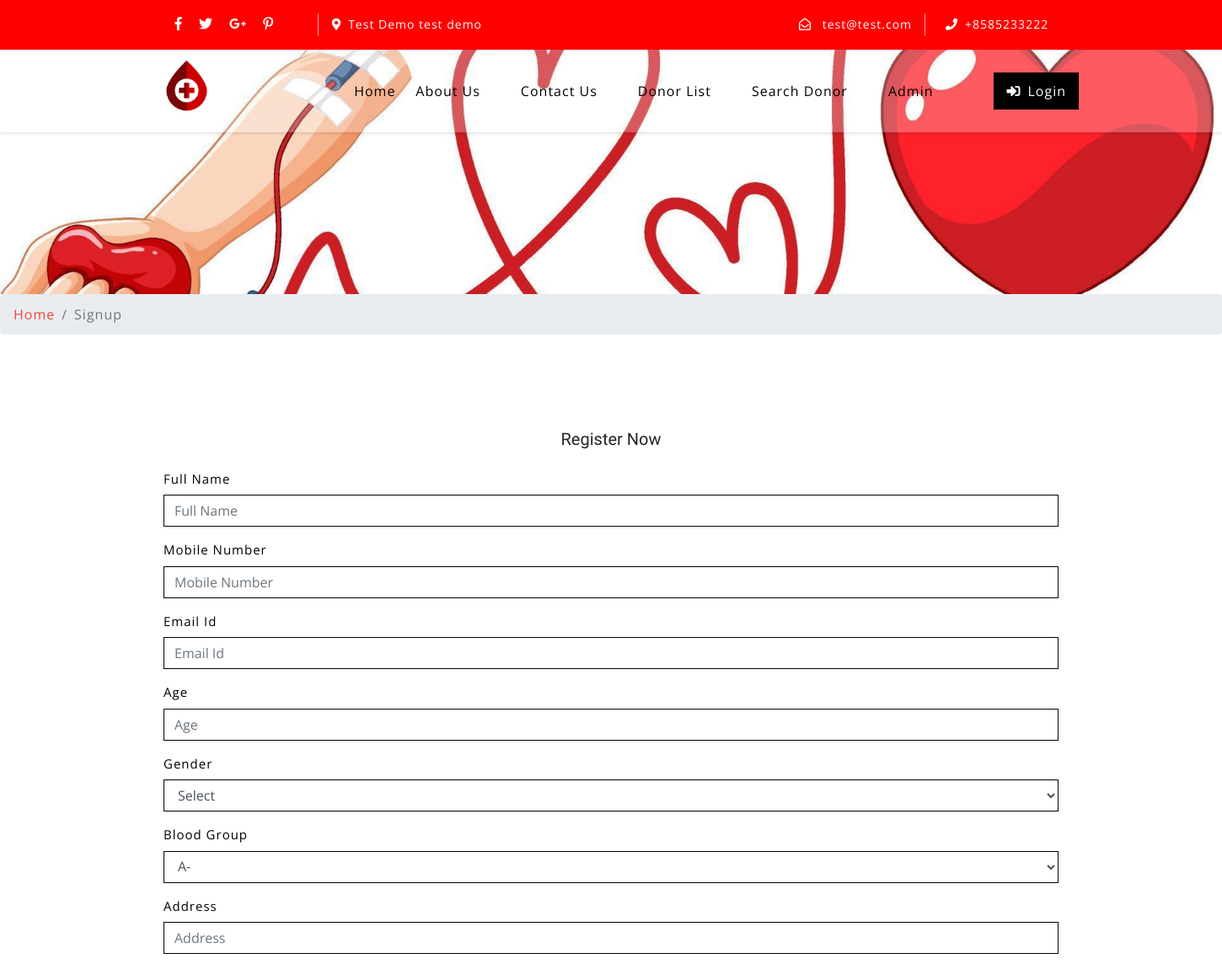
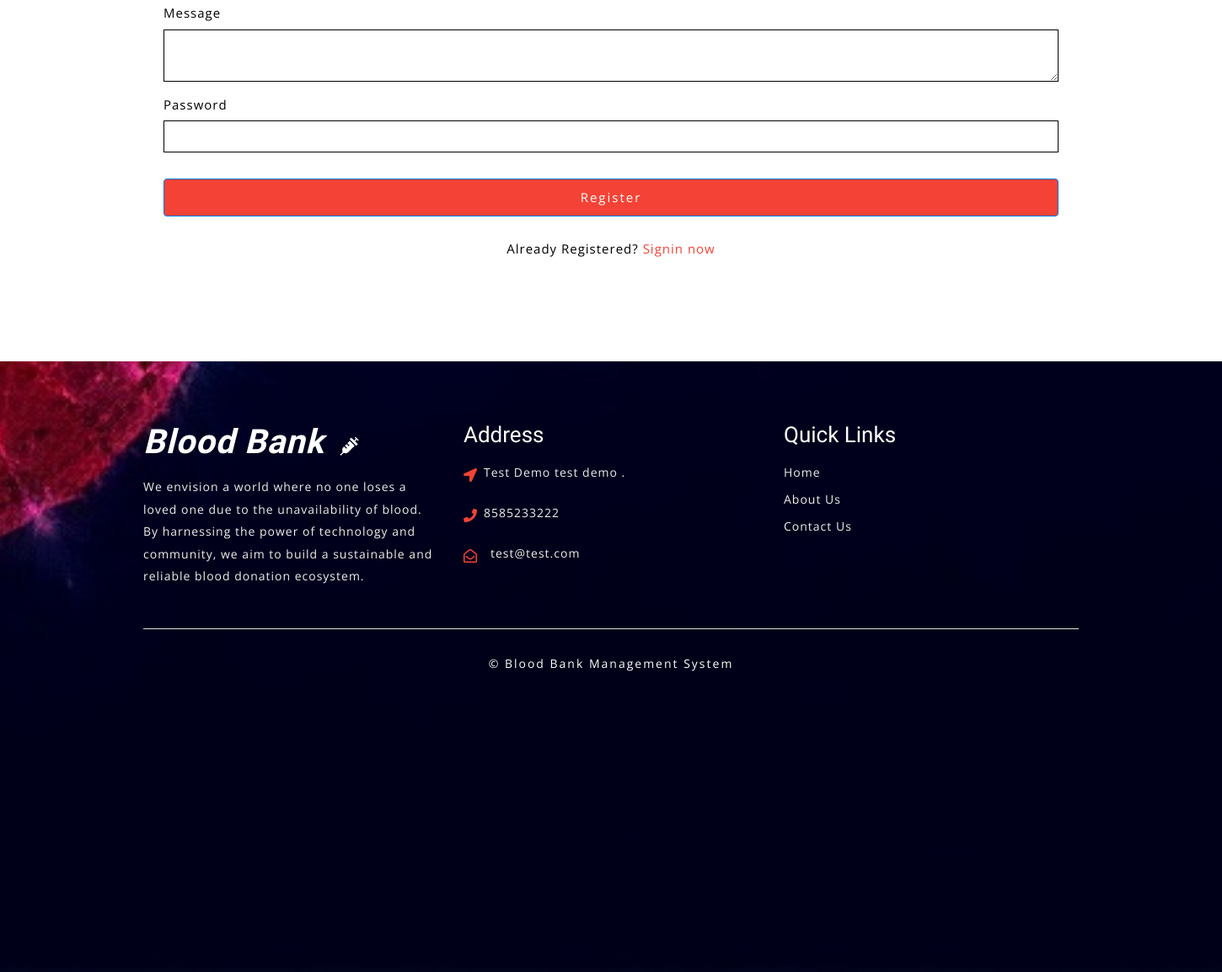
Page /bbdms/sign-up.php on the earlier database version (2 pictures, top to bottom).
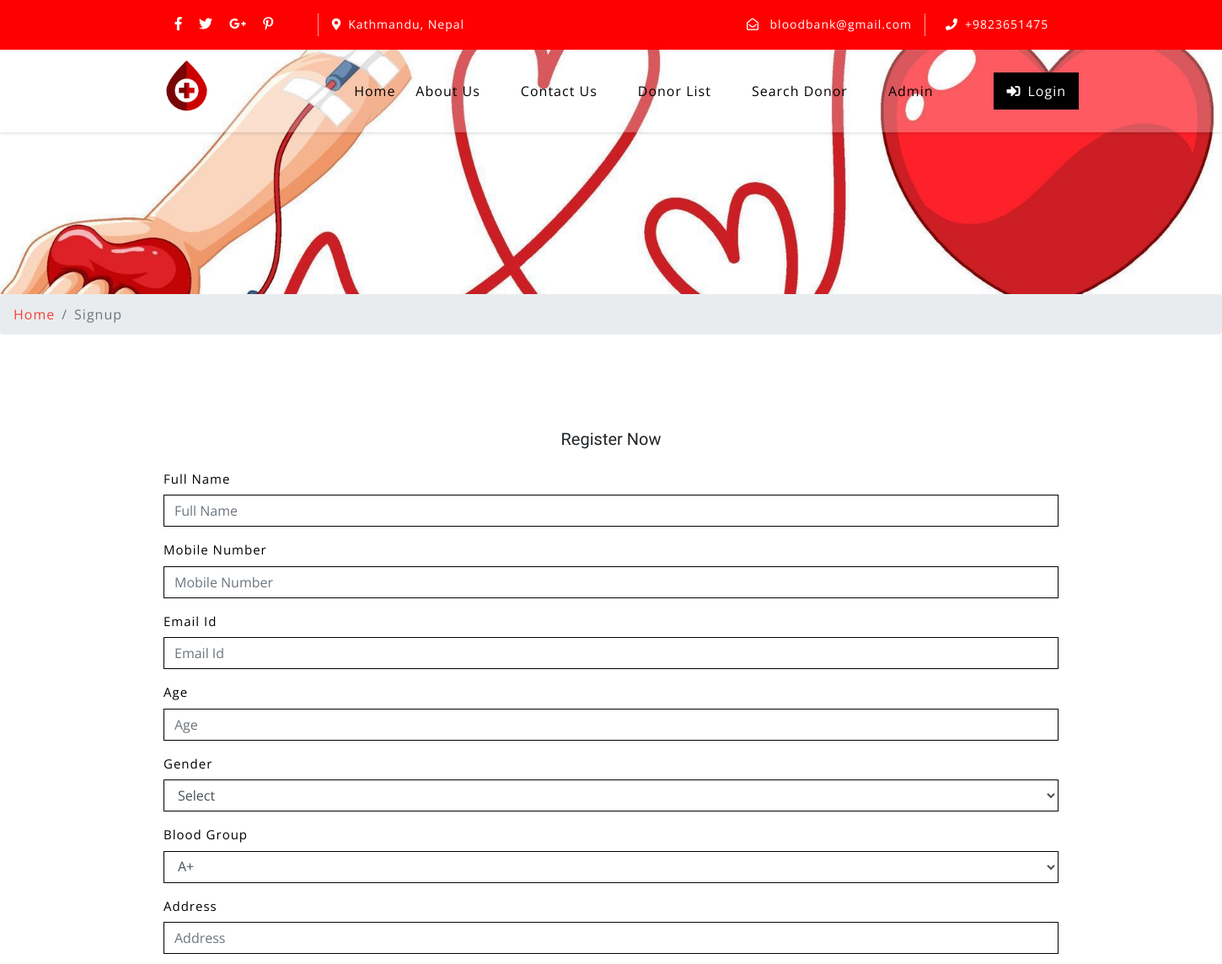
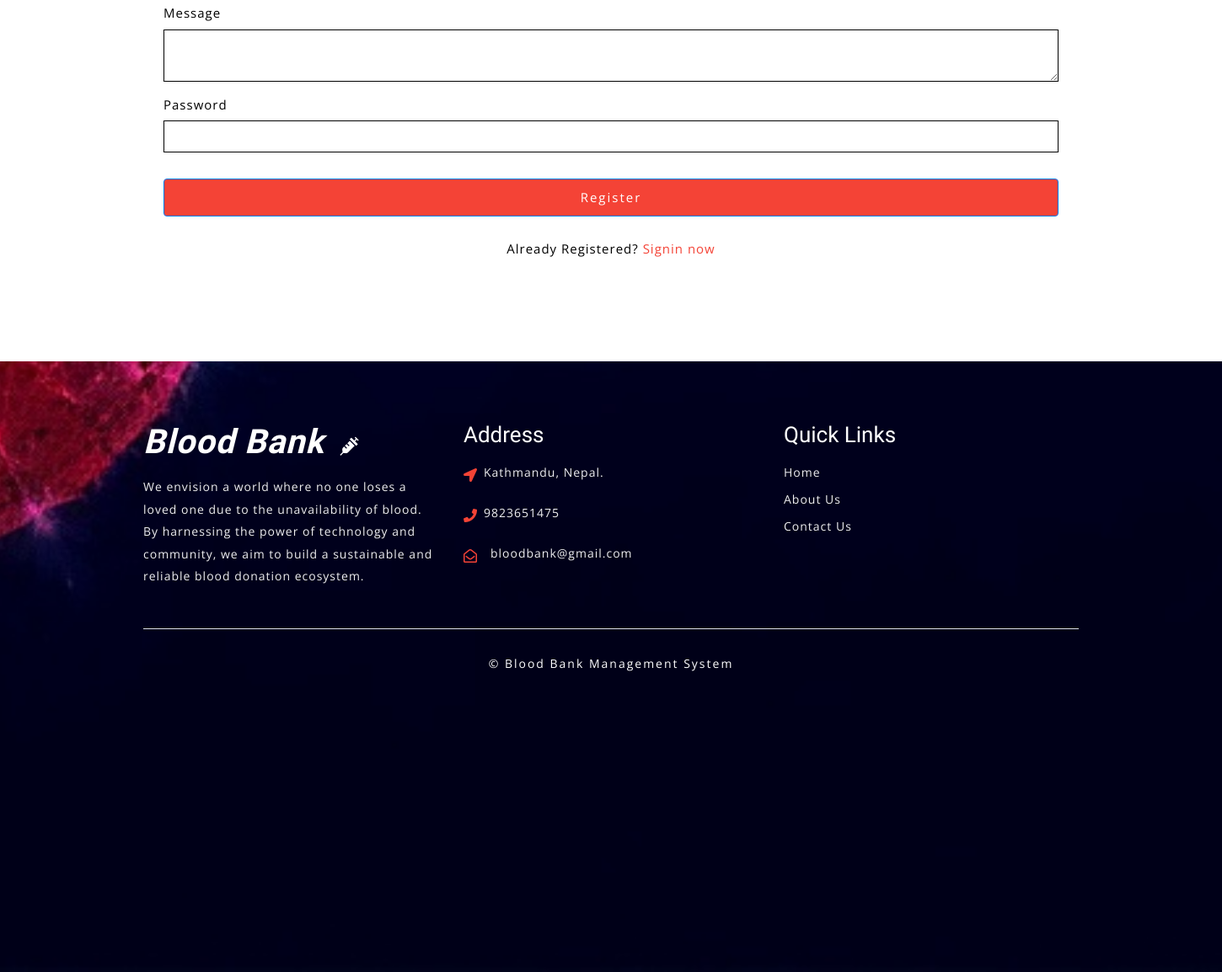
Same page on the later database version (2 pictures, top to bottom).
### tables this page shows
CREATE TABLE `tblcontactusinfo` (
  `id` int(11) NOT NULL,
  `Address` tinytext DEFAULT NULL,
  `EmailId` varchar(255) DEFAULT NULL,
  `ContactNo` char(11) DEFAULT NULL
);

### bbdms/sign-up.php (the view, shortened to what the changed rows need)
<?php
include('includes/config.php');
?>
<!DOCTYPE html>
<html lang="zxx">
<head>
	<link rel="stylesheet" href="css/bootstrap.css">
	<link rel="stylesheet" href="css/style.css" type="text/css" media="all" />
	<link rel="stylesheet" href="css/fontawesome-all.css">
</head>
<body>
	<?php include('includes/header.php');?>
	<section class="about py-5">
		<div class="container py-xl-5 py-lg-3">
 <div class="login px-4 mx-auto mw-100">
                            <form action="#" method="post"  name="signup" onsubmit="return checkpass();">
                                <div class="form-group">
                                    <label class="mb-2">Blood Group</label>
                                    <select name="bloodgroup" class="form-control" required>
<?php $sql = "SELECT * from  tblbloodgroup ";
$query = $dbh -> prepare($sql);
$query->execute();
$results=$query->fetchAll(PDO::FETCH_OBJ);
if($query->rowCount() > 0)
{
foreach($results as $result)
{               ?>
<option value="<?php echo htmlentities($result->BloodGroup);?>"><?php echo htmlentities($result->BloodGroup);?></option>
<?php }} ?>
</select>
                                </div>
                            </form>
                        </div>
		</div>
	</section>
	<?php include('includes/footer.php');?>
</body>
</html>

### bbdms/includes/header.php (shortened to what the changed rows need)
    <header>
        <div class="top-bar py-3">
            <div class="container">
                <div class="row">
                    <div class="col-lg-7 top-social-agile">
                        <div class="row">
                            </ul><?php
$sql = "SELECT * from tblcontactusinfo";
$query = $dbh -> prepare($sql);
$query->execute();
$results=$query->fetchAll(PDO::FETCH_OBJ);
if($query->rowCount() > 0)
{
foreach($results as $result)
{ ?>
                            <div class="col-6 header-top_w3layouts pl-3 text-lg-left text-center">
                                <p class="text-white">
                                <i class="fas fa-map-marker-alt mr-2"></i><?php echo $result->Address; ?></p>
                            </div>
                        </div>
                    </div>
                    <div class="col-lg-5 top-social-agile text-lg-right text-center">
                        <div class="row">
                            <div class="col-lg-7 col-6 top-w3layouts">
                                <p class="text-white">
                                    <i class="far fa-envelope-open mr-2"></i>
                                    <a href="mailto:info@example.com" class="text-white"><?php echo $result->EmailId; ?></a>
                                </p>
                            </div>
                            <div class="col-lg-5 col-6 header-w3layouts pl-4 text-lg-left">
                                <p class="text-white">
                                    <i class="fas fa-phone mr-2"></i>+<?php  echo $result->ContactNo; ?></p>
                            </div>
                        </div><?php } } ?>
                    </div>
                </div>
            </div>
        </div>
    </header>
    <div id="home">
        <div class="main-top py-1" style="padding: 5px 0;">
            <nav class="navbar navbar-expand-lg navbar-light fixed-navi" style="min-height: 50px; padding: 5px 10px;">
                <div class="container">
                    <h1>
                       <a href="index.php"> <img src="images/logo.png" alt="" style="max-height: 80px; width: auto;"></a>
                    </h1>
                </div>
            </nav>
        </div>
    </div>

### bbdms/includes/footer.php (shortened to what the changed rows need)
<footer>
    <div class="w3ls-footer-grids pt-sm-4 pt-3">
      <div class="container py-xl-5 py-lg-3">
        <div class="row">
          <div class="col-md-4 w3l-footer">
            <h2 class="mb-sm-3 mb-2">
              <a href="index.php" class="text-white font-italic font-weight-bold">
                <span class="text-white">Blood Bank</span>
                <i class="fas fa-syringe ml-2"></i>
              </a>
            </h2>
          </div>
          <div class="col-md-4 w3l-footer my-md-0 my-4">
            <ul class="list-unstyled">
              <?php
$sql = "SELECT * from tblcontactusinfo";
$query = $dbh -> prepare($sql);
$query->execute();
$results=$query->fetchAll(PDO::FETCH_OBJ);
if($query->rowCount() > 0)
{
foreach($results as $result)
{ ?>
              <li>
                <i class="fas fa-location-arrow float-left"></i>
                <p class="ml-4">
                  <span><?php  echo $result->Address; ?>. </p>
                <div class="clearfix"></div>
              </li>
              <li class="my-3">
                <i class="fas fa-phone float-left"></i>
                <p class="ml-4"><?php  echo $result->ContactNo; ?></p>
                <div class="clearfix"></div>
              </li>
              <li>
                <i class="far fa-envelope-open float-left"></i>
                <a href="mailto:info@example.com" class="ml-3"><?php  echo $result->EmailId; ?></a>
                <div class="clearfix"></div>
              </li>
            <?php } } ?></ul>
          </div>
        </div>
      </div>
    </div>
  </footer>

Differences in the rows shown:
removed tblcontactusinfo: Address "Test Demo test demo", EmailId "test@test.com", ContactNo "8585233222"
added tblcontactusinfo: Address "Kathmandu, Nepal", EmailId "bloodbank@gmail.com", ContactNo "9823651475"
Other differences:
form field bloodgroup: "A-" → "A+"
